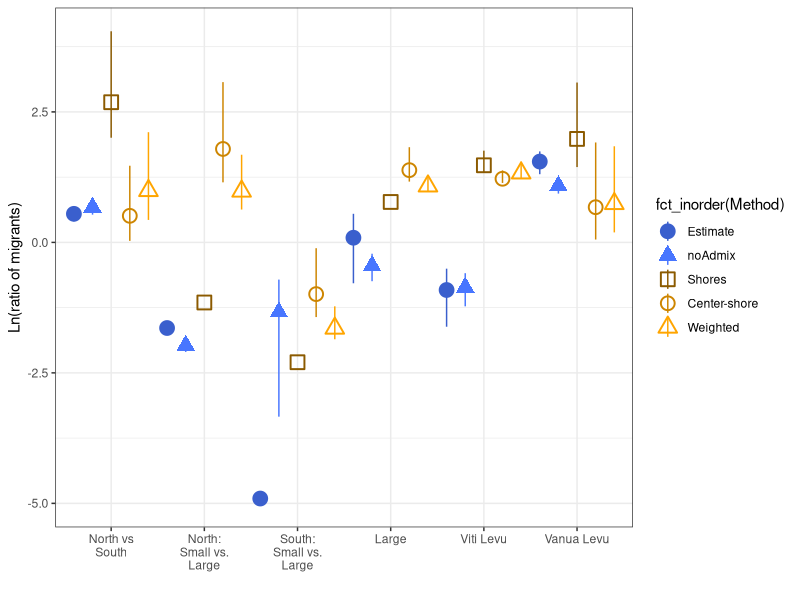

The R script that drew this image:
library(ggplot2)
library(tidyverse)
#import dataset, wrap strings
setwd('D:/Documents/Projects/Horornis/Files/Demographics')
dataset <- read_csv('geneflow_est.csv')
dataset$wrapComp <- str_wrap(dataset$Comparison, width=10)

# log plot, with different shapes and colors for empirical vs estimates
ggplot(dataset, aes(x=fct_inorder(wrapComp), y=log(Point), ymax=log(Upper), ymin=log(Lower), col=fct_inorder(Method))) +
  geom_pointrange(aes(shape=fct_inorder(Method)), position = position_dodge(1), size=1) +
  scale_shape_manual(values=c(19, 17, 0, 1, 2)) + 
  scale_color_manual(values = c("royalblue3", "royalblue1", "orange4", "orange3", "orange")) +
  xlab("") + ylab("Ln(ratio of migrants)") +
  theme_bw()
